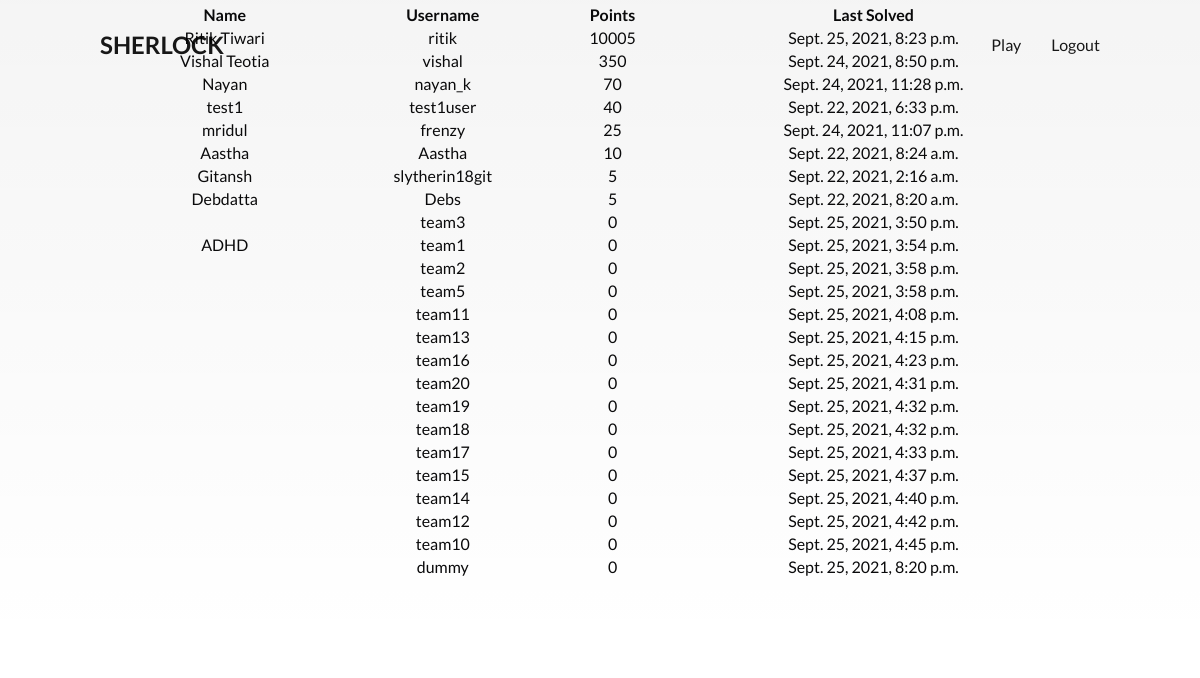
Page /leaderboard/ (signed in) on the committed database.
### quiz/models.py (models this page shows, shortened)
class stud(models.Model):
	name = models.CharField(max_length=32)
	username = models.CharField(max_length=32)
	points = models.PositiveIntegerField(default=0)
	lql = models.PositiveIntegerField(default=1)
	time = models.DateTimeField(default=timezone.now)

### quiz/views.py (the view)
# urls.py: path('leaderboard/', quiz_view.leaderboard, name='leaderboard'),
def leaderboard(request):
	stud_list = stud.objects.all().order_by('-points')
	return render(request, 'quiz/leaderboard.html', {'list': stud_list})

### quiz/templates/quiz/leaderboard.html (shortened to what this page needs)
{% extends 'quest/base.html' %} {% load crispy_forms_tags %}  {% block content %}
<div class="cover1 centered">
  <table class="w3-table w3-striped w3-border w3-center-align" width="80%">
    <tr class="w3-center w3-blue">
      <th>Name</th>
      <th>Username</th>
      <th>Points</th>
      <th>Last Solved</th>
    </tr>
    {% for user in list%}
    <tr>
      <td>{{ user.name }}</td>
      <td>{{ user.username }}</td>
      <td>{{user.points}}</td>
      <td>{{user.time}}</td>
    </tr>
    {% endfor %}
  </table>
</div>
{% endblock %}

### quest/templates/quest/base.html (style rules this page uses)
*, *:before, *:after { -webkit-box-sizing: inherit; -moz-box-sizing: inherit; box-sizing: inherit; }
html { -webkit-box-sizing: border-box; -moz-box-sizing: border-box; box-sizing: border-box; }
body { font-family: "Lato", sans-serif; margin: 0; -webkit-background-size: cover; -moz-background-size: cover; background-size: cover; color: #0a0a0b; }

### quiz/templates/quiz/leaderboard.html (style rules this page uses)
.centered { text-align: center; }
.cover1 { height: 100vh; width: 100%; background: -webkit-gradient( linear, left top, left bottom, from(rgba(0, 0, 0, 0.05)), to(rgba(0, 0, 0, 0)) ); background: -webkit-linear-gradient( top, rgba(0, 0, 0, 0.05) 0%, rgba(0, 0, 0, 0) 100% ); background: linear-gradient( to bottom, rgba(0, 0, 0, 0.05) 0%, rgba(0, 0, 0, 0) 100% ); margin-top: -150px; display: -webkit-box; display: flex; -webkit-box-orient: vertical; -webkit-box-direction: normal; flex-direction: column; -webkit-box-pack: center; justify-content: center; -webkit-box-align: center; align-items: center; }

### rows in the picture
stud: name "Ritik Tiwari", username "ritik", points "10005", time "Sept. 25, 2021, 8:23 p.m."
stud: name "Vishal Teotia", username "vishal", points "350", time "Sept. 24, 2021, 8:50 p.m."
stud: name "Nayan", username "nayan_k", points "70", time "Sept. 24, 2021, 11:28 p.m."
stud: name "test1", username "test1user", points "40", time "Sept. 22, 2021, 6:33 p.m."
stud: name "mridul", username "frenzy", points "25", time "Sept. 24, 2021, 11:07 p.m."
stud: name "Aastha", username "Aastha", points "10", time "Sept. 22, 2021, 8:24 a.m."
stud: name "Gitansh", username "slytherin18git", points "5", time "Sept. 22, 2021, 2:16 a.m."
stud: name "Debdatta", username "Debs", points "5", time "Sept. 22, 2021, 8:20 a.m."
stud: username "team3", points "0", time "Sept. 25, 2021, 3:50 p.m."
stud: name "ADHD", username "team1", points "0", time "Sept. 25, 2021, 3:54 p.m."
stud: username "team2", points "0", time "Sept. 25, 2021, 3:58 p.m."
stud: username "team5", points "0", time "Sept. 25, 2021, 3:58 p.m."
stud: username "team11", points "0", time "Sept. 25, 2021, 4:08 p.m."
stud: username "team13", points "0", time "Sept. 25, 2021, 4:15 p.m."
stud: username "team16", points "0", time "Sept. 25, 2021, 4:23 p.m."
stud: username "team20", points "0", time "Sept. 25, 2021, 4:31 p.m."
stud: username "team19", points "0", time "Sept. 25, 2021, 4:32 p.m."
stud: username "team18", points "0", time "Sept. 25, 2021, 4:32 p.m."
stud: username "team17", points "0", time "Sept. 25, 2021, 4:33 p.m."
stud: username "team15", points "0", time "Sept. 25, 2021, 4:37 p.m."
stud: username "team14", points "0", time "Sept. 25, 2021, 4:40 p.m."
stud: username "team12", points "0", time "Sept. 25, 2021, 4:42 p.m."
stud: username "team10", points "0", time "Sept. 25, 2021, 4:45 p.m."
stud: username "dummy", points "0", time "Sept. 25, 2021, 8:20 p.m."
